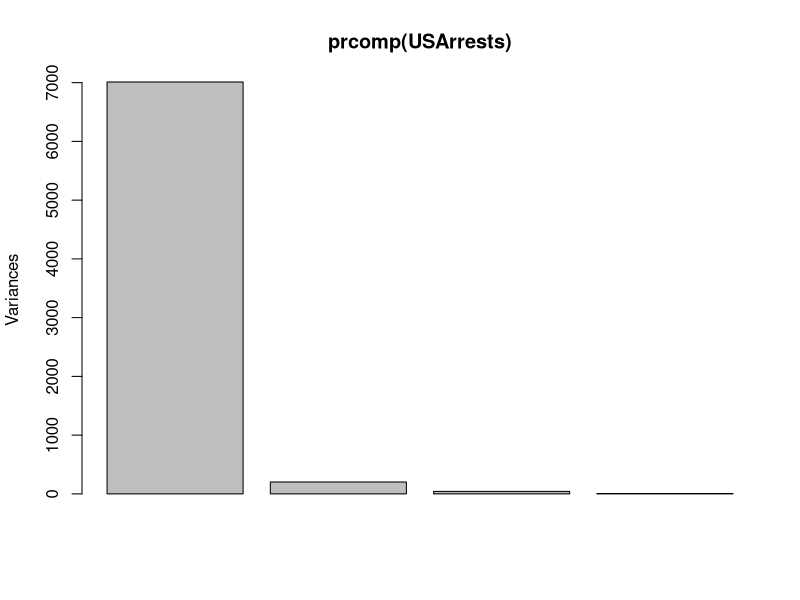
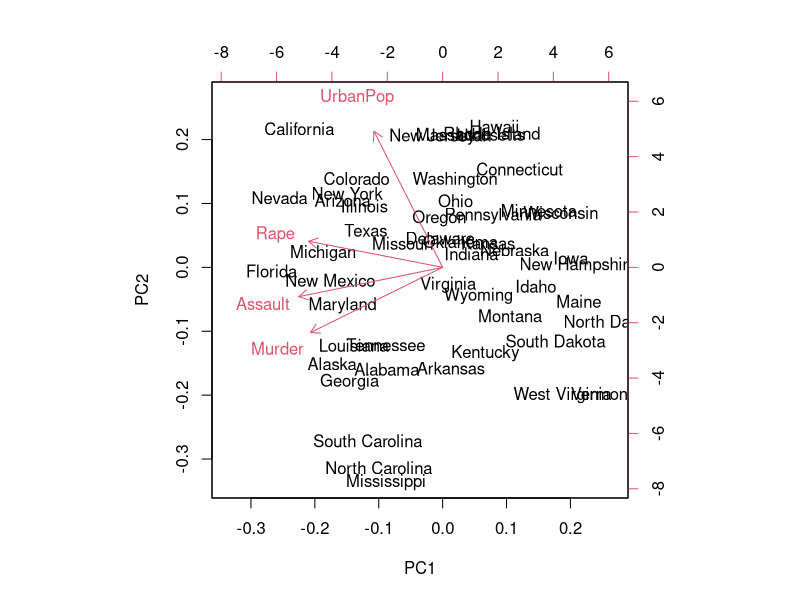

Write the R code that produced these figures, in order.
library(graphics)

## the variances of the variables in the
## USArrests data vary by orders of magnitude, so scaling is appropriate
prcomp(USArrests)  # inappropriate
prcomp(USArrests, scale = TRUE)
prcomp(~ Murder + Assault + Rape, data = USArrests, scale = TRUE)
plot(prcomp(USArrests))

summary(prcomp(USArrests, scale = TRUE))
biplot(prcomp(USArrests, scale = TRUE))
